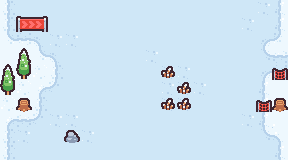

A 2D game scene composited from a Tiled map and its tileset images. What follows is a short description and the map's XML, with every tile layer's data as written:
An orthogonal 18x10 tile map with 16x16 px tiles, 2 tile layers (background, obstacle).

<map version="1.9" tiledversion="1.9.1" orientation="orthogonal" renderorder="right-down" width="18" height="10" tilewidth="16" tileheight="16" infinite="0" nextlayerid="5" nextobjectid="1">
 <tileset firstgid="1" source="../tilemap/tilemap.tsx" />
 <layer id="1" name="background" width="18" height="10">
  <data encoding="csv">
2,3,3,3,3,3,3,3,3,3,3,3,3,3,3,3,4,5,
2,3,4,3,3,3,3,3,3,3,3,3,3,3,3,4,3,5,
73,1610612738,74,4,4,3,3,3,3,3,3,3,3,3,3,3,77,78,
1,1,73,74,3,3,3,3,3,4,3,3,3,3,3,3,65,536870914,
1,6,6,2,3,3,3,3,3,3,4,4,3,3,3,3,77,1610612738,
1,6,61,62,3,3,3,3,3,3,4,4,4,3,3,3,5,1,
6,1,2,3,3,3,3,3,3,3,4,4,3,3,3,3,5,1,
61,2684354562,62,4,4,3,3,3,3,3,3,3,3,3,3,4,5,17,
2,4,3,3,4,4,3,3,3,3,3,3,3,3,3,3,65,66,
2,3,3,3,3,3,3,3,3,3,3,3,3,3,3,3,3,5
</data>
 </layer>
 <layer id="4" name="obstacle" width="18" height="10">
  <data encoding="csv">
0,0,0,0,0,0,0,0,0,0,0,0,0,0,0,0,0,0,
0,2147483684,2147483683,0,0,0,0,0,0,0,0,0,0,0,0,0,0,0,
0,0,0,0,0,0,0,0,0,0,0,0,0,0,0,0,0,0,
0,7,0,0,0,0,0,0,0,0,0,0,0,0,0,0,0,0,
7,19,0,0,0,0,0,0,0,0,32,0,0,0,0,0,0,11,
19,0,0,0,0,0,0,0,0,0,0,32,0,0,0,0,0,0,
0,48,0,0,0,0,0,0,0,0,32,32,0,0,0,0,11,48,
0,0,0,0,0,0,0,0,0,0,0,0,0,0,0,0,0,0,
0,0,0,0,82,0,0,0,0,0,0,0,0,0,0,0,0,0,
0,0,0,0,0,0,0,0,0,0,0,0,0,0,0,0,0,0
</data>
 </layer>
</map>
